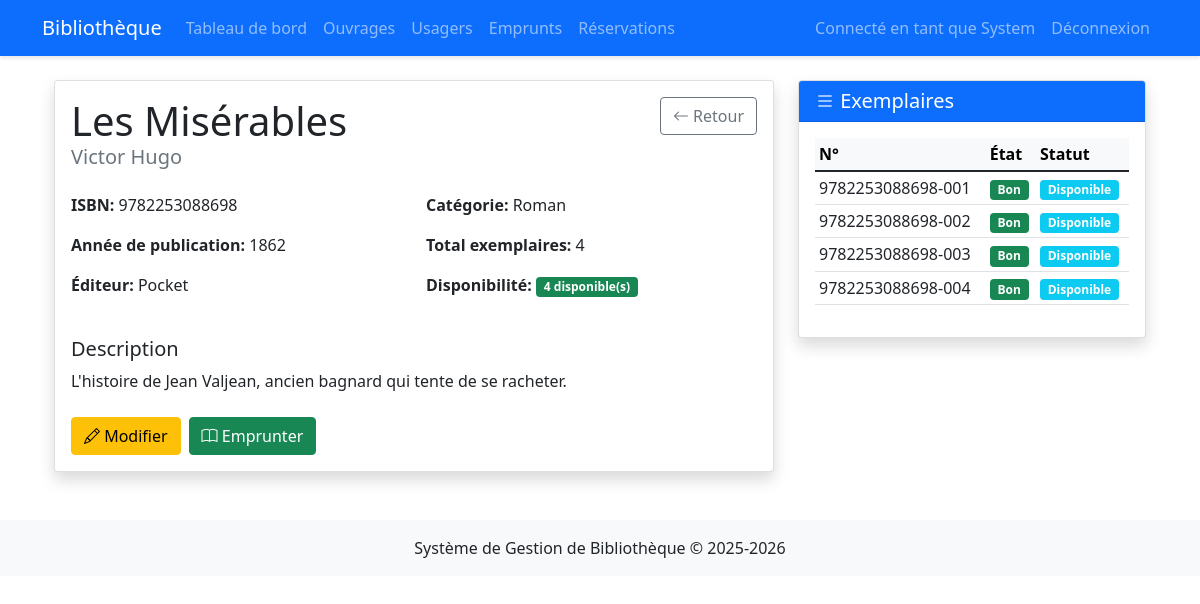
Page /admin/ouvrage/3 (signed in) on the committed database.
### models.py (models this page shows, shortened)
class Bibliothecaire(db.Model, UserMixin):
    __tablename__ = 'bibliothecaires'
    id = db.Column(db.Integer, primary_key=True)
    nom = db.Column(db.String(100), nullable=False)
    prenom = db.Column(db.String(100), nullable=False)
    login = db.Column(db.String(80), unique=True, nullable=False)
    password_hash = db.Column(db.String(200))
    date_creation = db.Column(db.DateTime, default=datetime.utcnow)

class Ouvrage(db.Model):
    __tablename__ = 'ouvrages'
    id = db.Column(db.Integer, primary_key=True)
    titre = db.Column(db.String(200), nullable=False)
    auteur = db.Column(db.String(200), nullable=False)
    isbn = db.Column(db.String(20), unique=True)
    annee_publication = db.Column(db.Integer)
    editeur = db.Column(db.String(100))
    categorie = db.Column(db.String(50))
    description = db.Column(db.Text)
    nombre_exemplaires = db.Column(db.Integer, default=1)
    date_ajout = db.Column(db.DateTime, default=datetime.utcnow)
    exemplaires = db.relationship('Exemplaire', backref='ouvrage', lazy=True)
    reservations = db.relationship('Reservation', backref='ouvrage', lazy=True)
    def exemplaires_disponibles(self):
        total = self.nombre_exemplaires
        empruntes = sum(1 for e in self.exemplaires
                       if any(emp.statut == 'en_cours' for emp in e.emprunts))
        return total - empruntes
    def est_disponible(self):
        return self.exemplaires_disponibles() > 0

class Emprunt(db.Model):
    __tablename__ = 'emprunts'
    id = db.Column(db.Integer, primary_key=True)
    usager_id = db.Column(db.Integer, db.ForeignKey('usagers.id'), nullable=False)
    exemplaire_id = db.Column(db.Integer, db.ForeignKey('exemplaires.id'), nullable=False)
    date_emprunt = db.Column(db.DateTime, default=datetime.utcnow)
    date_retour_prevue = db.Column(db.DateTime)
    date_retour_reelle = db.Column(db.DateTime)
    statut = db.Column(db.String(20), default='en_cours')  # en_cours, retourné, en_retard
    prolongations = db.Column(db.Integer, default=0)

class Exemplaire(db.Model):
    __tablename__ = 'exemplaires'
    id = db.Column(db.Integer, primary_key=True)
    ouvrage_id = db.Column(db.Integer, db.ForeignKey('ouvrages.id'), nullable=False)
    numero = db.Column(db.String(50), nullable=False)  # Numéro d'inventaire
    etat = db.Column(db.String(20), default='bon')  # bon, abîmé, perdu
    date_acquisition = db.Column(db.DateTime, default=datetime.utcnow)
    emprunts = db.relationship('Emprunt', backref='exemplaire', lazy=True)
    def est_disponible(self):
        emprunts_actifs = [e for e in self.emprunts if e.statut == 'en_cours']
        return len(emprunts_actifs) == 0

### app.py (the view)
@app.route('/admin/ouvrage/<int:id>')
@login_required
def detail_ouvrage(id):
    ouvrage = Ouvrage.query.get_or_404(id)
    exemplaires = Exemplaire.query.filter_by(ouvrage_id=id).all()
    return render_template('detail_ouvrage.html',
                          ouvrage=ouvrage,
                          exemplaires=exemplaires)

### app.py (called while the page is built)
@login_manager.user_loader
def load_user(user_id):
    return Bibliothecaire.query.get(int(user_id))

### templates/detail_ouvrage.html (shortened to what this page needs)
{% extends "base.html" %}
{% block content %}
<div class="container">
    <div class="row">
        <div class="col-md-8">
            <div class="card shadow">
                <div class="card-body">
                    <div class="d-flex justify-content-between align-items-start mb-3">
                        <div>
                            <h1 class="mb-0">{{ ouvrage.titre }}</h1>
                            <h5 class="text-muted">{{ ouvrage.auteur }}</h5>
                        </div>
                        <a href="{{ url_for('liste_ouvrages') }}" class="btn btn-outline-secondary">
                            <i class="bi bi-arrow-left"></i> Retour
                        </a>
                    </div>
                    <div class="row mb-4">
                        <div class="col-md-6">
                            <p><strong>ISBN:</strong> {{ ouvrage.isbn or 'N/A' }}</p>
                            <p><strong>Année de publication:</strong> {{ ouvrage.annee_publication or 'N/A' }}</p>
                            <p><strong>Éditeur:</strong> {{ ouvrage.editeur or 'N/A' }}</p>
                        </div>
                        <div class="col-md-6">
                            <p><strong>Catégorie:</strong> {{ ouvrage.categorie or 'N/A' }}</p>
                            <p><strong>Total exemplaires:</strong> {{ ouvrage.nombre_exemplaires }}</p>
                            <p>
                                <strong>Disponibilité:</strong>
                                {% if ouvrage.est_disponible() %}
                                    <span class="badge bg-success">{{ ouvrage.exemplaires_disponibles() }} disponible(s)</span>
                                {% else %}
                                    <span class="badge bg-danger">Aucun disponible</span>
                                {% endif %}
                            </p>
                        </div>
                    </div>
                    {% if ouvrage.description %}
                    <div class="mb-4">
                        <h5>Description</h5>
                        <p>{{ ouvrage.description }}</p>
                    </div>
                    {% endif %}
                    <div class="d-flex gap-2">
                        <a href="{{ url_for('ajouter_ouvrage') }}" class="btn btn-warning">
                            <i class="bi bi-pencil"></i> Modifier
                        </a>
                        {% if ouvrage.est_disponible() %}
                        <a href="{{ url_for('nouvel_emprunt') }}" class="btn btn-success">
                            <i class="bi bi-book"></i> Emprunter
                        </a>
                        {% endif %}
                    </div>
                </div>
            </div>
        </div>
        <div class="col-md-4">
            <div class="card shadow">
                <div class="card-header bg-primary text-white">
                    <h5 class="mb-0"><i class="bi bi-list"></i> Exemplaires</h5>
                </div>
                <div class="card-body">
                    {% if exemplaires %}
                    <div class="table-responsive">
                        <table class="table table-sm">
                            <thead class="table-light">
                                <tr>
                                    <th>N°</th>
                                    <th>État</th>
                                    <th>Statut</th>
                                </tr>
                            </thead>
                            <tbody>
                                {% for exemplaire in exemplaires %}
                                <tr>
                                    <td>{{ exemplaire.numero }}</td>
                                    <td>
                                        {% if exemplaire.etat == 'bon' %}
                                            <span class="badge bg-success">Bon</span>
                                        {% elif exemplaire.etat == 'abîmé' %}
                                            <span class="badge bg-warning">Abîmé</span>
                                        {% else %}
                                            <span class="badge bg-danger">Perdu</span>
                                        {% endif %}
                                    </td>
                                    <td>
                                        {% if exemplaire.est_disponible() %}
                                            <span class="badge bg-info">Disponible</span>
                                        {% else %}
                                            <span class="badge bg-secondary">Emprunté</span>
                                        {% endif %}
                                    </td>
                                </tr>
                                {% endfor %}
                            </tbody>
                        </table>
                    </div>
                    {% else %}
                    <p class="text-muted">Aucun exemplaire</p>
                    {% endif %}
                </div>
            </div>
        </div>
    </div>
</div>
{% endblock %}

### templates/base.html (shortened to what this page needs)
<!DOCTYPE html>
<html lang="fr">
<head>
    <link rel="stylesheet" href="{{ url_for('static', filename='css/style.css') }}">
    <link href="https://cdn.jsdelivr.net/npm/bootstrap@5.1.3/dist/css/bootstrap.min.css" rel="stylesheet">
<link rel="stylesheet" href="https://cdn.jsdelivr.net/npm/bootstrap-icons@1.10.0/font/bootstrap-icons.css">
</head>
<body>
    <nav class="navbar navbar-expand-lg navbar-dark bg-primary">
        <div class="container">
            <a class="navbar-brand" href="{{ url_for('index') }}">Bibliothèque</a>
            <div class="collapse navbar-collapse" id="navbarNav">
                <ul class="navbar-nav me-auto">
                    {% if current_user.is_authenticated %}
                    <li class="nav-item">
                        <a class="nav-link" href="{{ url_for('dashboard') }}">Tableau de bord</a>
                    </li>
                    <li class="nav-item">
                        <a class="nav-link" href="{{ url_for('liste_ouvrages') }}">Ouvrages</a>
                    </li>
                    <li class="nav-item">
                        <a class="nav-link" href="{{ url_for('liste_usagers') }}">Usagers</a>
                    </li>
                    <li class="nav-item">
                        <a class="nav-link" href="{{ url_for('liste_emprunts') }}">Emprunts</a>
                    </li>
                    <li class="nav-item">
                        <a class="nav-link" href="{{ url_for('liste_reservations') }}">Réservations</a>
                    </li>
                    {% endif %}
                </ul>
                <ul class="navbar-nav">
                    {% if current_user.is_authenticated %}
                    <li class="nav-item">
                        <span class="nav-link">Connecté en tant que {{ current_user.prenom }}</span>
                    </li>
                    <li class="nav-item">
                        <a class="nav-link" href="{{ url_for('logout') }}">Déconnexion</a>
                    </li>
                    {% else %}
                    <li class="nav-item">
                        <a class="nav-link" href="{{ url_for('login') }}">Connexion</a>
                    </li>
                    {% endif %}
                </ul>
            </div>
        </div>
    </nav>
    <div class="container mt-4">
        {% block content %}{% endblock %}
    </div>
    <footer class="mt-5 py-3 bg-light">
        <div class="container text-center">
            <p class="mb-0">Système de Gestion de Bibliothèque &copy; 2025-2026</p>
        </div>
    </footer>
</body>
</html>

### static/css/style.css (style rules this page uses)
body { background-color: #f8f9fa; }
.card { box-shadow: 0 2px 4px rgba(0,0,0,0.1); transition: box-shadow 0.3s ease; }
.table th { background-color: #f8f9fa; border-bottom: 2px solid #dee2e6; }
.badge { font-size: 0.8em; }
.btn { border-radius: 4px; }
.navbar { box-shadow: 0 2px 4px rgba(0,0,0,0.1); }

### rows in the picture
Bibliothecaire: prenom "System"
Ouvrage: titre "Les Misérables", auteur "Victor Hugo", isbn "9782253088698", annee_publication "1862", editeur "Pocket", categorie "Roman", nombre_exemplaires "4", exemplaires_disponibles "4", description "L'histoire de Jean Valjean, ancien bagnard qui tente de se racheter."
Exemplaire: numero "9782253088698-001", etat "Bon"
Exemplaire: numero "9782253088698-002", etat "Bon"
Exemplaire: numero "9782253088698-003", etat "Bon"
Exemplaire: numero "9782253088698-004", etat "Bon"
